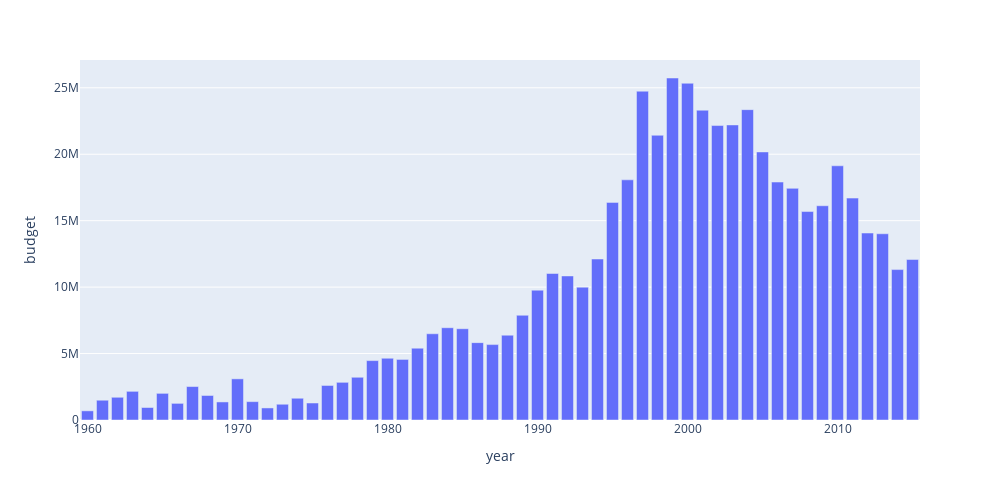

The code cell stored with this chart in its notebook:
### Code cell
#we will make a bar plot
fig=px.bar(avg_budget,x='year', y='budget',width=1000, height=500)
fig.show()
